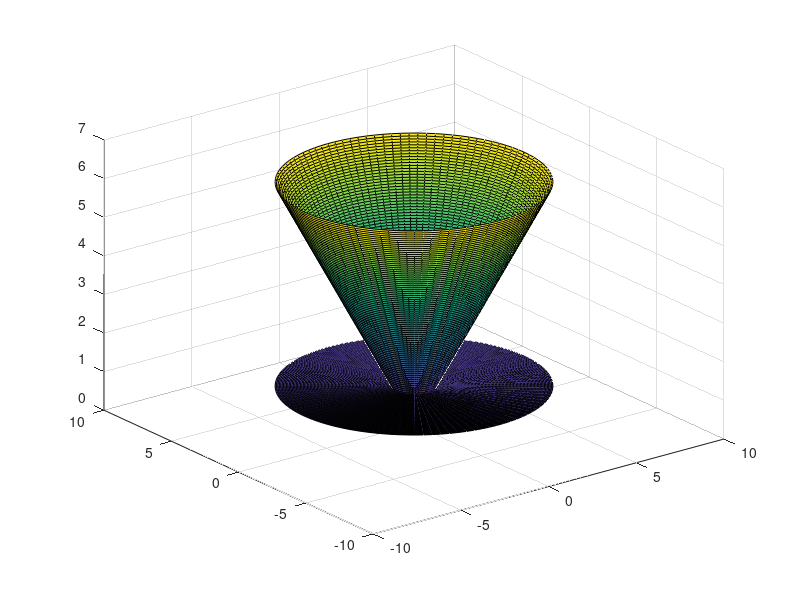

Write the MATLAB code that produced this figure.
r = linspace(0, 2 * pi) ;
th = linspace(0, 2 * pi) ;
[R,T] = meshgrid(r, th) ;
X = R.*cos(T);
Y = R.*sin(T);
Z = R;
surf(X, Y, Z);
hold on;
surf(X, Y, ones(100, 100));
hold off;